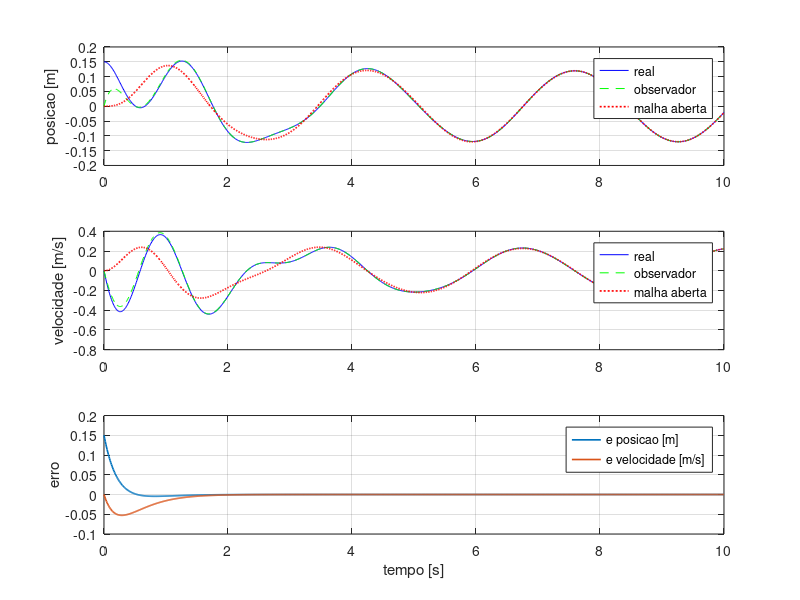
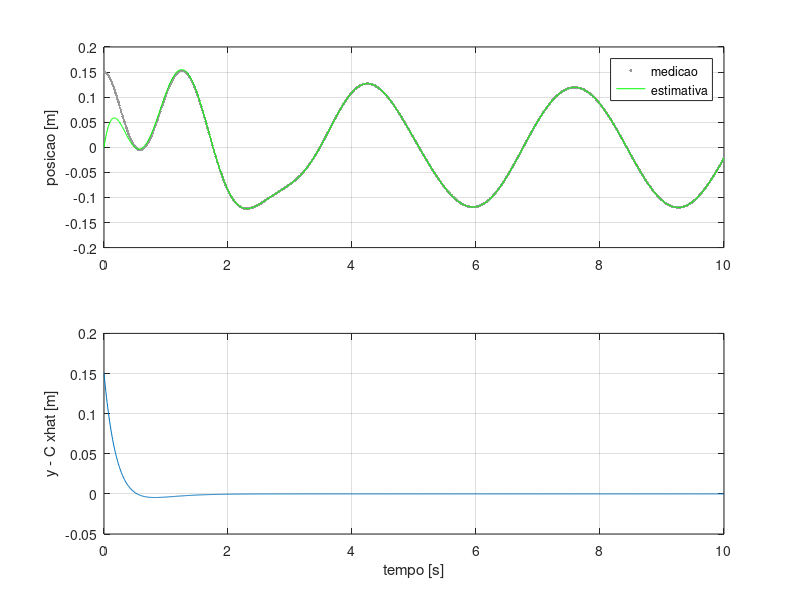
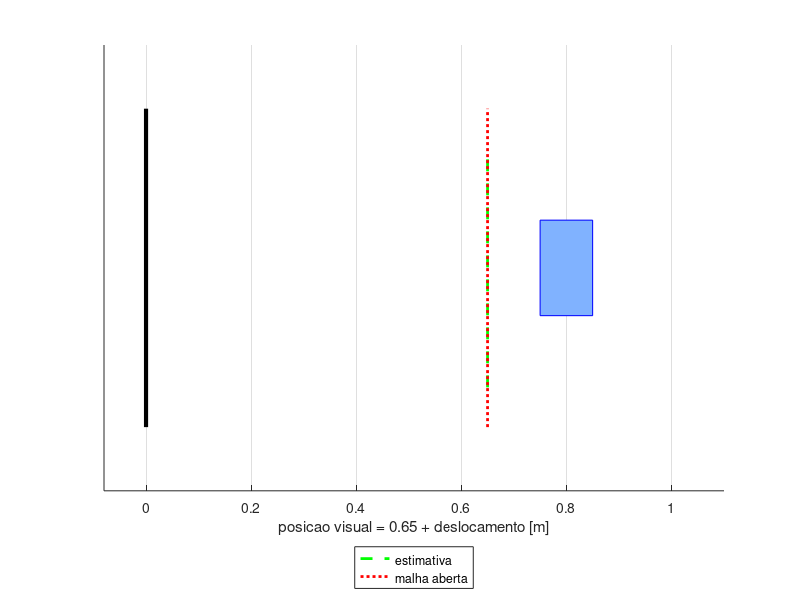

Reproduce these figures in MATLAB, in order. (Note: this script raises an error after producing the figures.)
function out = massa_mola_students(cfg)
% Observadores CA | massa-mola-amortecedor | MATLAB R2020b+.
% Requer Control System Toolbox. Executar: massa_mola_students
% Automatizar: r=massa_mola_students(struct('animate',false,'plots',false));
if nargin<1, cfg=struct; end
cfg=defaults(cfg,struct('Ts',0.01,'T',10,'poles',[-3 -4], ...
    'sigma',0,'mReal',1,'cReal',1.5,'kReal',20, ...
    'x0',[0.15;0],'xh0',[0;0],'animate',true,'plots',true, ...
    'saveVideo',true,'videoFile','anim_observador.mp4','seed',7));
assert(cfg.Ts>0 && cfg.T>2,'Usar Ts>0 e T>2.');
rng(cfg.seed);

m=1; c=1.5; k=20;
A=[0    1;
   -k/m -c/m]; 
B=[0;
   1/m]; 
C=[1 0]; 
D=0;
n=2;

sysd=c2d(ss(A,B,C,D),cfg.Ts,'zoh');
Ad=sysd.A; Bd=sysd.B; Cd=sysd.C;
realD=c2d(ss([0                    1; ...
              -cfg.kReal/cfg.mReal -cfg.cReal/cfg.mReal], ...
             [0;1/cfg.mReal], ...
             C, ...
             0),cfg.Ts,'zoh');
t=0:cfg.Ts:cfg.T; 
N=numel(t); 
u=2*sin(2*pi*0.3*t);

%% BLOCO 1: observabilidade (modelo continuo).
% TODO 1: construir O e verificar se rank(O)==2.

O = obsv(A, C) 
r = rank(O)
if r == n;
    fprintf('O sistema é observável\n')
else
    fprintf('O sistema não é observável\n');
end

%% BLOCO 2: polos do observador preditor discreto.
% TODO 2: mapear cfg.poles para pd=exp(...), depois usar place.

pd=exp(cfg.poles*cfg.Ts)
L=place(Ad',Cd',pd)'
ei = eig(Ad-L*Cd)
if abs(sort(ei') - sort(pd)) < 1e-10
    fprintf('Os pólos coincidem\n')
else
    fprintf('Os pólos não coincidem\n')
end

X=zeros(2,N); H=X; OL=X; Y=zeros(1,N); innovation=zeros(1,N);
X(:,1)=cfg.x0; H(:,1)=cfg.xh0; OL(:,1)=cfg.xh0;
noise=cfg.sigma*randn(1,N);
for j=1:N
    % Primeiro guardar/medir os estados na MESMA amostra j.
    Y(j)=Cd*X(:,j)+noise(j);
    %% BLOCO 3: unica medida disponivel ao observador: Y(j).
    % TODO 3: substituir 0 pela inovacao y_j - Cd*xhat_j.
    
    innovation(j)=Y(j)-Cd*H(:,j);
    if j<N
        X(:,j+1)=realD.A*X(:,j)+realD.B*u(j);
        OL(:,j+1)=Ad*OL(:,j)+Bd*u(j);
        %% BLOCO 4: observador preditor. Nao usar X na atualizacao.
        % TODO 4: acrescentar o termo de correcao L*innovation(j).
        
        H(:,j+1)=Ad*H(:,j)+Bd*u(j)+L*innovation(j);
    end
end
E=X-H; Eol=X-OL; mask=t>=2;
rmse=sqrt(mean(E(:,mask).^2,2));
fprintf('Posto O: %d/2; RMSE apos 2 s: pos=%.5g m, vel=%.5g m/s\n', ...
    rank(obsv(A,C)),rmse(1),rmse(2));

if cfg.plots
    figure('Name','Estados e erro','Color','k');
    labels={'posicao [m]','velocidade [m/s]'};
    for s=1:2
        subplot(3,1,s); plot(t,X(s,:),'b',t,H(s,:),'g--',t,OL(s,:),'r:','LineWidth',1.2);
        grid on; ylabel(labels{s}); legend('real','observador','malha aberta');
    end
    subplot(3,1,3); plot(t,E,'LineWidth',1.2);grid on;
    xlabel('tempo [s]');ylabel('erro');legend('e posicao [m]','e velocidade [m/s]');
    figure('Name','Medicao e inovacao','Color','k');
    subplot(2,1,1);plot(t,Y,'.','Color',[.6 .6 .6]);hold on;plot(t,H(1,:),'g');
    ylabel('posicao [m]');legend('medicao','estimativa');grid on;
    subplot(2,1,2);plot(t,innovation);ylabel('y - C xhat [m]');xlabel('tempo [s]');grid on;
end
if cfg.animate
    animate(t,X,H,OL,cfg);
end
out=struct('t',t,'u',u,'X',X,'H',H,'OL',OL,'Y',Y,'E',E, ...
    'Eol',Eol,'innovation',innovation,'L',L,'Ad',Ad,'Cd',Cd, ...
    'poles',eig(Ad-L*Cd),'rmse',rmse,'cfg',cfg);
end
function c=defaults(c,d)
f=fieldnames(d);for j=1:numel(f),if ~isfield(c,f{j}),c.(f{j})=d.(f{j});end,end
end
function animate(t,X,H,OL,cfg)
f=figure('Name','Massa-mola: real e estimativas','Color','k','Position',[80 80 1000 420]);
ax=axes(f);hold(ax,'on');grid(ax,'on');
base=0.65; bw=.10; bh=.12;
allp=base+[X(1,:) H(1,:) OL(1,:)];
xlim([min(-.08,min(allp)-.18),max(1.1,max(allp)+.18)]);ylim([-.28 .28]);
plot([0 0],[-.20 .20],'k','LineWidth',3);
block=rectangle('Position',[base+X(1,1)-bw/2,-bh/2,bw,bh], ...
    'FaceColor',[.5 .7 1],'EdgeColor','b');
spring=plot(nan,nan,'b','LineWidth',1.5);
damper=plot(nan,nan,'k','LineWidth',2);
h=plot([base base],[-.15 .15],'g--','LineWidth',2);
o=plot([base base],[-.20 .20],'r:','LineWidth',2);
legend([h o],{'estimativa','malha aberta'},'Location','southoutside');
xlabel('posicao visual = 0.65 + deslocamento [m]');set(ax,'YTick',[]);
writer=[];
if cfg.saveVideo
    writer=VideoWriter(cfg.videoFile,'MPEG-4');writer.FrameRate=30;open(writer);
    cleanup=onCleanup(@()close(writer)); 
end
% 30 frames/s; cada frame representa o tempo indicado no titulo.
frames=unique([round(linspace(1,numel(t),round(t(end)*30)+1)) numel(t)]);
clock0=tic;
for j=frames
    if ~isgraphics(f),break,end
    pos=base+X(1,j);block.Position=[pos-bw/2,-bh/2,bw,bh];
    sx=linspace(.03,pos-bw/2,25);sy=.025*(-1).^(0:24);sy([1 end])=0;
    set(spring,'XData',sx,'YData',sy);
    set(damper,'XData',[0 .12 .12 pos-bw/2],'YData',[-.13 -.13 -.10 -.10]);
    set(h,'XData',base+H(1,j)*[1 1]);set(o,'XData',base+OL(1,j)*[1 1]);
    title(sprintf('t = %.2f s | azul: massa real | verde: observador | vermelho: malha aberta',t(j)));
    drawnow;
    if cfg.saveVideo,writeVideo(writer,getframe(f));else,pause(max(0,t(j)-toc(clock0)));end
end
end
